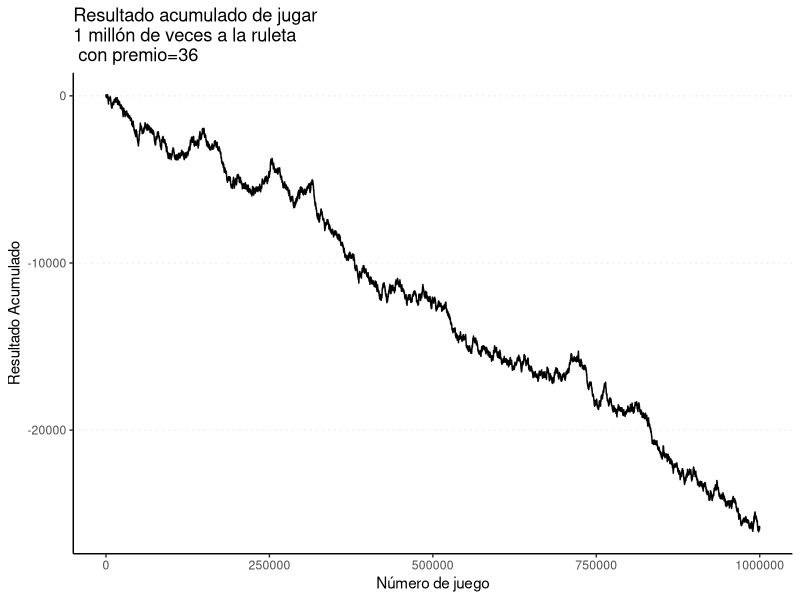
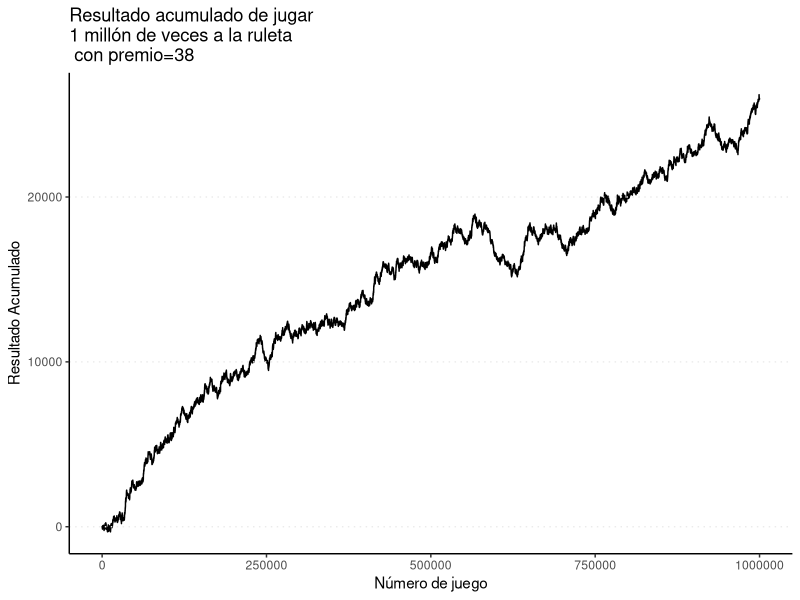
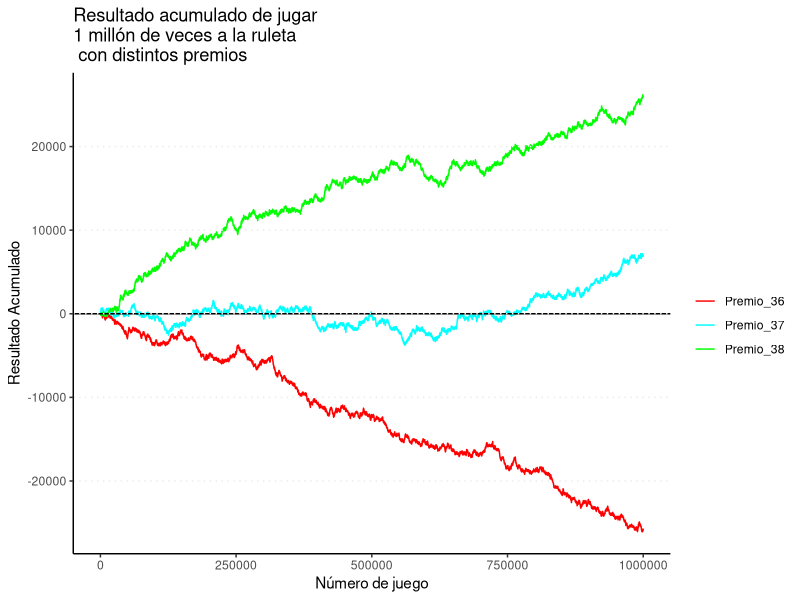

Generate these figures, in order, with R:
########################################################

## TP en RStudio de Estadística para Economistas I #################

## Cátedra de Tamara Burdisso – FCE-UNLP ##################

## Este ejercicio fuer elaborado por Esteban Rodriguez ########

## para el curso de Estadística FCE-UBA de Tamara Burdisso ##########

##durante los años 2018 a 2022   ##################

########################################################

## Primera Parte - Ejercicio 10 #########################

########################################################


#' Simularemos una ruleta con números del 0 al 36. 
#' Todos los números tienen la misma probabilidad de salir.

#' Pruebe de jugar 10 veces seguidas y muestre los números que salieron:


###### Ejecutar desde aqui #################################
library(tidyverse)
ruleta <- c(0:36)
sample(ruleta,10,replace=TRUE)
###### Hasta aqui ##########################################

#' De ahora en más, apostará siempre al mismo número. 
#' Elija el número al que quiere apostar (del 0 al 36):
 

###### Ejecutar desde aqui #################################
numero_elegido <- 3     ### Poner cualquier número de 0 a 36
###### Hasta aqui ##########################################


##### Ejercicio 10.a)

#' Cada vez que juega tiene que pagar **1 peso** como entrada. En caso de ganar, recibe 
#' un premio de **36 pesos**. Es decir, en caso de ganar, obtendrá una ganancia 
#' neta de 36-1 = 35 pesos.

#' Jugaremos un millón de veces al número elegido

#' Calculamos los resultados (ganancia/pérdida) acumulados. ¿Cuál fue el resultado final?


###### Ejecutar desde aqui #################################
entrada <- 1
premio <- 36
repeticiones <- 1000000
resultados <- replicate(repeticiones, {
  x <- sample(ruleta,1,replace=TRUE)
  if (x==numero_elegido) {
    resultados <- premio-entrada
  } else {
    resultados <- entrada*(-1)
  }
})
resultados_acumulados_36 <- cumsum(resultados)
paste("El resultado final fue: ",resultados_acumulados_36[repeticiones])
###### Hasta aqui ##########################################

 
#' Graficamos (puede demorar unos segundos en aparecer el gráfico)


###### Ejecutar desde aqui #################################
data.frame(tirada=seq(1,repeticiones,25), resultado_acumulado=resultados_acumulados_36[seq(1,repeticiones,25)]) %>%
  ggplot() +
  geom_line(aes(x=tirada, y=resultado_acumulado)) +
  theme_classic() +
  ylab("Resultado Acumulado") +
  xlab("Número de juego") +
  ggtitle("Resultado acumulado de jugar\n1 millón de veces a la ruleta\n con premio=36") +
  theme(panel.background = element_blank(),
        panel.grid.major.y = element_line(linetype = "dotted"),
        panel.ontop = TRUE)
###### Hasta aqui ##########################################


#' Viendo los resultados, ¿Parece ser un juego equilibrado? ¿Conviene jugar o ser el Casino?


###### Ejercicio 10.b)

 
#' Jugaremos nuevamente a la ruleta. Cada vez que juega tiene que pagar **1 peso** como entrada. 
#' Pero esta vez, en caso de ganar, recibe un premio de **38 pesos** 
#' en lugar de los 36 de la ruleta anterior.


###### Ejecutar desde aqui #################################
entrada <- 1
premio <- 38
###### Hasta aqui ##########################################


#' Jugaremos un millón de veces al número elegido 
#' Calculamos los resultados acumulados. ¿Cuál fue el resultado final?


###### Ejecutar desde aqui #################################
repeticiones <- 1000000
resultados <- replicate(repeticiones, {
  x <- sample(ruleta,1,replace=TRUE)
  if (x==numero_elegido) {
    resultados <- premio-entrada
  } else {
    resultados <- entrada*(-1)
  }
})
resultados_acumulados_38 <- cumsum(resultados)
paste("El resultado final fue: ",resultados_acumulados_38[repeticiones])
###### Hasta aqui ##########################################

 
#' Graficamos (puede demorar unos segundos en aparecer el gráfico)


###### Ejecutar desde aqui #################################
data.frame(tirada=seq(1,repeticiones,25), resultado_acumulado=resultados_acumulados_38[seq(1,repeticiones,25)]) %>%
  ggplot() +
  geom_line(aes(x=tirada, y=resultado_acumulado)) +
  theme_classic() +
  ylab("Resultado Acumulado") +
  xlab("Número de juego") +
  ggtitle("Resultado acumulado de jugar\n1 millón de veces a la ruleta\n con premio=38 ") +
  theme(panel.background = element_blank(),
        panel.grid.major.y = element_line(linetype = "dotted"),
        panel.ontop = TRUE)
###### Hasta aqui ##########################################

 
#' Viendo los resultados, ¿Parece un juego equilibrado? ¿Conviene jugar o ser el Casino?

##### Ejercicio 10.c)

#' Jugaremos nuevamente a la ruleta, pero esta vez el premio por ganar es **37 pesos**. 
#' La entrada sigue siendo de **1 peso**.


###### Ejecutar desde aqui #################################
entrada <- 1
premio <- 37
###### Hasta aqui ##########################################

 
#' Jugaremos un millón de veces al número elegido 
#' Calculamos los resultados acumulados. ¿Cuál fue el resultado final?


###### Ejecutar desde aqui #################################
repeticiones <- 1000000
resultados <- replicate(repeticiones, {
  x <- sample(ruleta,1,replace=TRUE)
  if (x==numero_elegido) {
    resultados <- premio-entrada
  } else {
    resultados <- entrada*(-1)
  }
})
resultados_acumulados_37 <- cumsum(resultados)
paste("El resultado final fue: ",resultados_acumulados_37[repeticiones])
###### Hasta aqui ##########################################

 
#' Graficamos comparando con los resultados anteriores (puede demorar unos segundos 
#' en aparecer el gráfico)


###### Ejecutar desde aqui #################################
data.frame(tirada=seq(1,repeticiones,25), resultado_acumulado_36=resultados_acumulados_36[seq(1,repeticiones,25)],
           resultado_acumulado_37=resultados_acumulados_37[seq(1,repeticiones,25)],
           resultado_acumulado_38=resultados_acumulados_38[seq(1,repeticiones,25)]) %>%
  ggplot(aes(x=tirada)) +
  geom_line(aes(y=resultado_acumulado_36, colour="Premio_36")) +
  geom_line(aes(y=resultado_acumulado_37, colour="Premio_37")) +
  geom_line(aes(y=resultado_acumulado_38, colour="Premio_38")) +
  geom_hline(yintercept = 0) +
  theme_classic() +
  ylab("Resultado Acumulado") +
  xlab("Número de juego") +
  ggtitle("Resultado acumulado de jugar\n1 millón de veces a la ruleta\n con distintos premios ") +
  scale_color_manual(values=c("Premio_36"="red", "Premio_37"="cyan", "Premio_38"="green"), name="") +
  theme(panel.background = element_blank(),
        panel.grid.major.y = element_line(linetype = "dotted"),
        panel.ontop = TRUE)
###### Hasta aqui ##########################################


#' Viendo los resultados con un premio de 37, ¿Parece ser un juego equilibrado? 
#' ¿Conviene jugar o ser el Casino?

#' ¿Qué relación encuentra entre el premio por ganar, el valor esperado del juego y la posibilidad de 
#' ganar o perder dinero en el largo plazo?

#' El resto de las preguntas de este ejercicio deberá responderlas sin ayuda de R.
